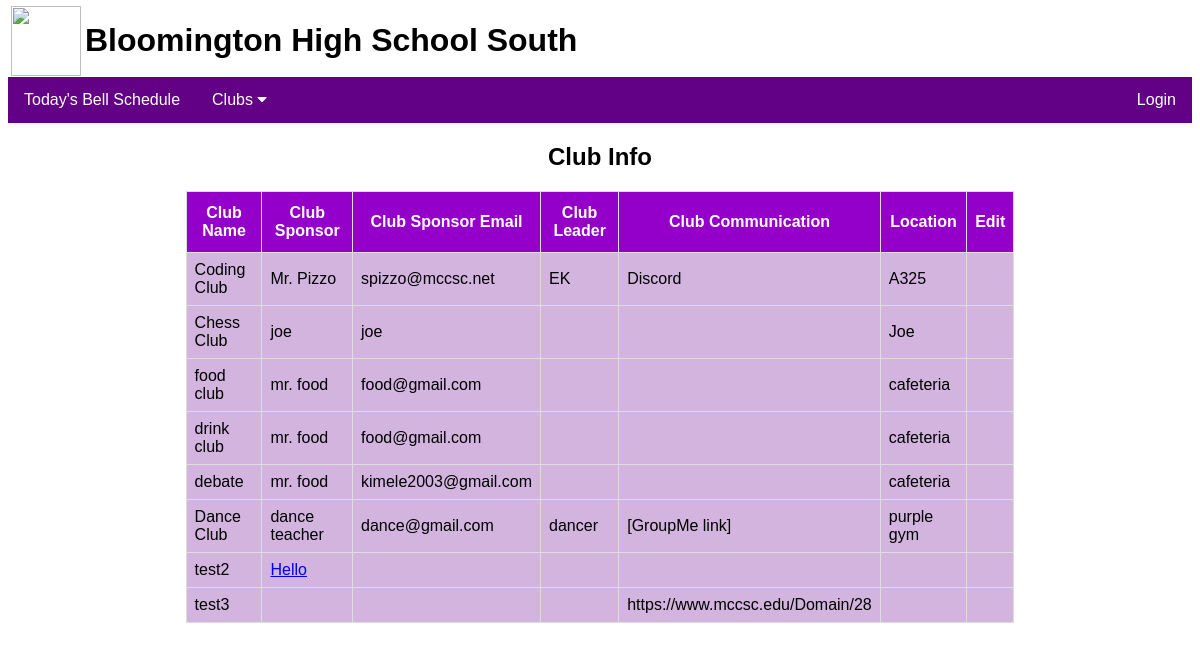
The page /displayclubinfo.php on the database as committed earlier.
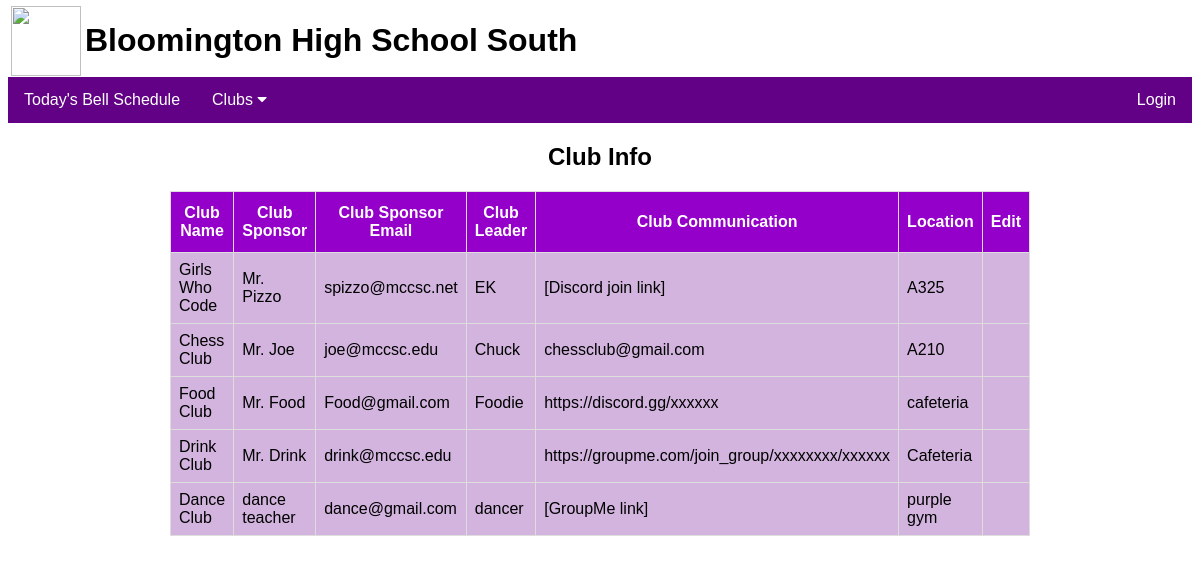
The same page on the database as committed later.
### tables this page shows
CREATE TABLE `introduce_responses` (
  `id` int(6) NOT NULL AUTO_INCREMENT,
  `clubname` varchar(30) NOT NULL,
  `clubsponsorname` varchar(30) NOT NULL,
  `clubsponsoremail` varchar(30) NOT NULL,
  `clubleadername` varchar(100) NOT NULL,
  `clubcommunication` varchar(100) NOT NULL,
  `clubmeetinglocation` varchar(30) NOT NULL,
  `clubmeetingdescription` varchar(100) NOT NULL,
  `clubpassword` varchar(255) NOT NULL,
  `role` varchar(30) NOT NULL,
  PRIMARY KEY (`id`),
  UNIQUE KEY `clubname` (`clubname`)
);

### displayclubinfo.php (the view, shortened to what this page needs)
<?php
include("includes/common.inc");
include("includes/db.inc");
?>
<h2 align=center>Club Info</h2>
<?php
$query = "SELECT * FROM introduce_responses WHERE role='club'";
$result = mysqli_query($dbconnector, $query);
if (mysqli_num_rows($result) > 0) {
  echo "<table id='meetings' border='1' align=center width='70%' bgcolor = '#D2B4DE'><tr>
  <th style=\"font-family: Arial, Helvetica, sans-serif;\">Club Name</th>
  <th style=\"font-family: Arial, Helvetica, sans-serif;\">Club Sponsor</th>
  <th style=\"font-family: Arial, Helvetica, sans-serif;\">Club Sponsor Email</th>
  <th style=\"font-family: Arial, Helvetica, sans-serif;\">Club Leader</th>
  <th style=\"font-family: Arial, Helvetica, sans-serif;\">Club Communication</th>
  <th style=\"font-family: Arial, Helvetica, sans-serif;\">Location</th>
  <th style=\"font-family: Arial, Helvetica, sans-serif;\">Edit</th>
  </tr>";
  while ($row = mysqli_fetch_assoc($result)) {
    echo "<tr>
    <td style=\"font-family: Arial, Helvetica, sans-serif;\">{$row['clubname']}</td>
    <td style=\"font-family: Arial, Helvetica, sans-serif;\">{$row['clubsponsorname']}</td>
    <td style=\"font-family: Arial, Helvetica, sans-serif;\">{$row['clubsponsoremail']}</td>
    <td style=\"font-family: Arial, Helvetica, sans-serif;\">{$row['clubleadername']}</td>
    <td style=\"font-family: Arial, Helvetica, sans-serif;\">{$row['clubcommunication']}</td>
    <td style=\"font-family: Arial, Helvetica, sans-serif;\">{$row['clubmeetinglocation']}</td>";
    if(isset($_SESSION['club-name']) and $row['clubname']==$_SESSION['club-name']){
        echo "<td style=\"font-family: Arial, Helvetica, sans-serif;\"><a href=\"editclubinfo.php?id={$row['id']}\">Edit</a></td>";
    } else {
        echo "<td style=\"font-family: Arial, Helvetica, sans-serif;\">&nbsp;</td>";
    }
    echo "</tr>";
  }
  echo "</table>";
}
?>
<?php
include("includes/footer.inc");
?>

### includes/common.inc (shortened to what this page needs)
<!DOCTYPE html>
<html>
<head>
<link rel="stylesheet" href="https://cdnjs.cloudflare.com/ajax/libs/font-awesome/4.7.0/css/font-awesome.min.css">
    </head>
  <body style="font-family:Arial, Helvetica, sans-serif;">
<table style="margin-top:-10px;margin-bottom:-25px;position:relative;" border=0>
  <tr>
    <td><img src="https://pbs.twimg.com/profile_images/986982577704615936/g0npeZDz_400x400.jpg" style="float:left;width:70px;height:70px;"></td>
    <td><h1>Bloomington High School South</h1></td>
  </tr>
</table>
<?php
if(isset($_SESSION['club-name'])){
  echo "<div align=right>Hello, <b>" . $_SESSION['club-name'] . "</b></div>";
}else{
  echo "<div align=right>&nbsp;</div>";
}
?>
<div class="navbar">
  <a href="displaytodaysbellschedule.php">Today's Bell Schedule</a>
  <div class="dropdown">
    <button class="dropbtn">Clubs
      <i class="fa fa-caret-down"></i>
    </button>
  </div>
<?php
if(isset($_SESSION['user_id'])){
    if(isset($_SESSION['role']) && $_SESSION['role'] == 'officer'){
        echo "<a href=\"submitnewschedule.php\">Submit a New Bell Schedule</a>";
    }
    echo "<div class='topnav-right'><a href=\"logout.php\">Logout</a></div>";
}else{
?>
  <div class='topnav-right'><a href="login.php">Login</a></div>
  <?php
}
?>
</div>

### includes/footer.inc
</body>
</html>

### includes/common.inc (style rules this page uses)
h1 { font-family: Arial, Helvetica, sans-serif; }
h2 { font-family: Arial, Helvetica, sans-serif; }
body { font-family: Arial, Helvetica, sans-serif; }
.navbar { overflow: hidden; background-color: #620185; }
.navbar a { float: left; font-size: 16px; color: white; text-align: center; padding: 14px 16px; text-decoration: none; }
.dropdown { float: left; overflow: hidden; }
.dropdown .dropbtn { cursor: pointer; font-size: 16px; border: none; outline: none; color: white; padding: 14px 16px; background-color: inherit; font-family: inherit; margin: 0; }
.topnav-right { float: right; }

### displayclubinfo.php (style rules this page uses)
#meetings { font-family: "Trebuchet MS", Arial, Helvetica, sans-serif; border-collapse: collapse; width: 70%; }
#meetings td, #meetings th { border: 1px solid #ddd; padding: 8px; }
#meetings th { padding-top: 12px; padding-bottom: 12px; text-align: 'center'; background-color: #9400c9; color: white; }

Rows that differ between the two databases and show on the page:
removed introduce_responses: clubname "debate", clubsponsorname "mr. food", clubsponsoremail "kimele2003@gmail.com", clubmeetinglocation "cafeteria"
removed introduce_responses: clubname "test2", clubsponsorname "Hello"
removed introduce_responses: clubname "test3", clubcommunication "https://www.mccsc.edu/Domain/28"
changed introduce_responses "Mr. Pizzo": clubname "Coding Club" → "Girls Who Code"; clubcommunication "Discord" → "[Discord join link]"
changed introduce_responses "Chess Club": clubsponsorname "joe" → "Mr. Joe"; clubsponsoremail "joe" → "joe@mccsc.edu"; clubleadername (not shown) → "Chuck"; clubcommunication (not shown) → "chessclub@gmail.com"; clubmeetinglocation "Joe" → "A210"
changed introduce_responses "cafeteria": clubname "food club" → "Food Club"; clubsponsorname "mr. food" → "Mr. Food"; clubsponsoremail "food@gmail.com" → "Food@gmail.com"; clubleadername (not shown) → "Foodie"; clubcommunication (not shown) → "https://discord.gg/xxxxxx"
changed introduce_responses: clubname "drink club" → "Drink Club"; clubsponsorname "mr. food" → "Mr. Drink"; clubsponsoremail "food@gmail.com" → "drink@mccsc.edu"; clubcommunication (not shown) → "https://groupme.com/join_group/xxxxxxxx/xxxxxx"; clubmeetinglocation "cafeteria" → "Cafeteria"
